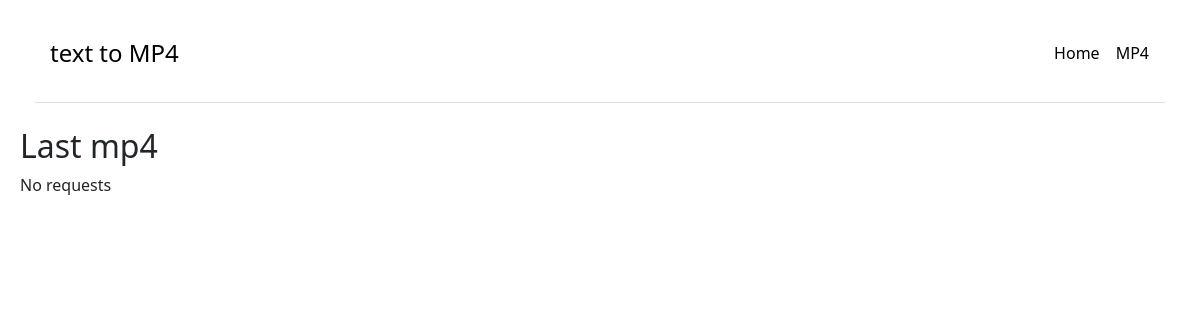
/, run on an earlier commit of the app's database.
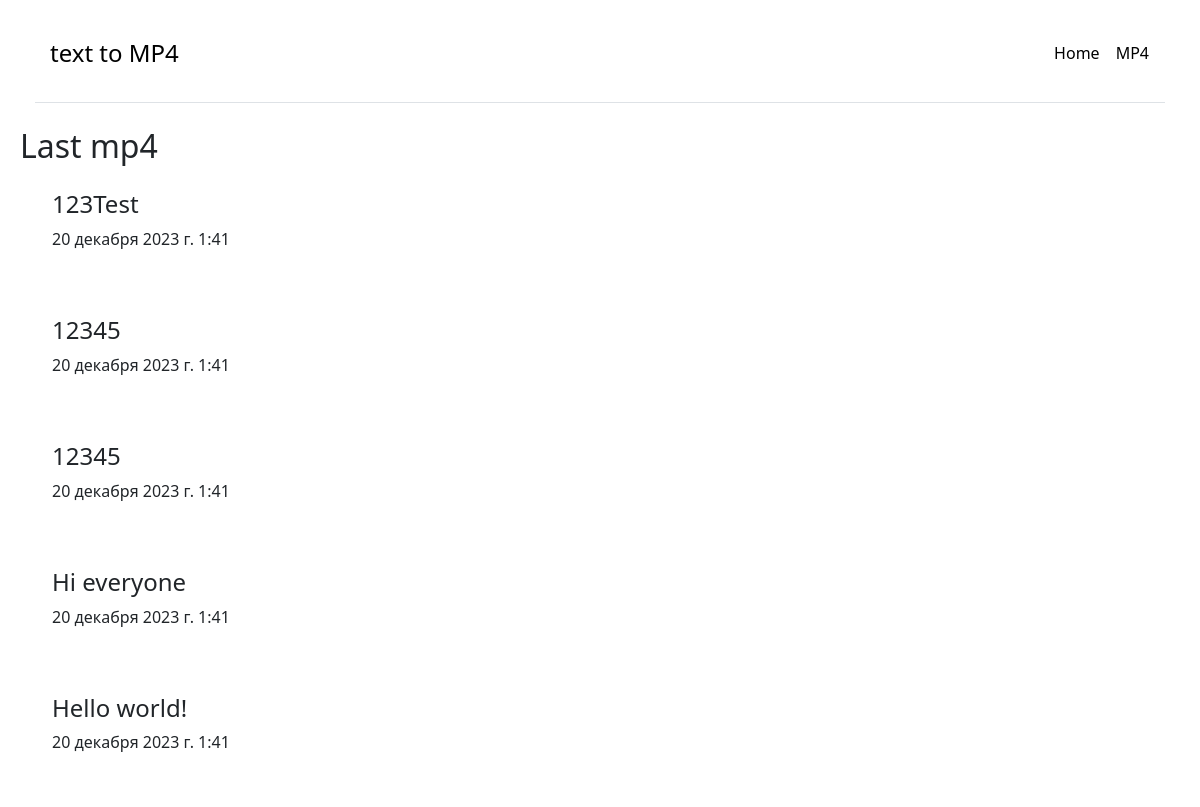
And on a later commit of the database.
### main/models.py (models this page shows, shortened)
class Videos(models.Model):
    word = models.TextField('Request')
    date = models.DateTimeField('Request time', default=datetime.now)
    class Meta:
        verbose_name = "Videos"
        verbose_name_plural = "video"

### main/views.py (the view)
# urls.py: path("", views.main),
def main(request):
    videos = Videos.objects.order_by('-id')[:10]
    return render(request,'main/main.html',{"title" : "Main page", "videos": videos})

### main/templates/main/main.html (shortened to what this page needs)
{% extends "main/base.html" %}
{%block content%}
    <h2>Last mp4</h2>
    {% if videos %}
        {% for el in videos %}
            <div class="alert alert-succeses mt-2">
                <h4>{{ el.word }}</h4>
                <p>{{ el.date }} </p>
            </div>
        {%endfor%}
    {% else %}
            <p>No requests</p>
    {% endif %}
{%endblock%}

What changed in the data, as far as the page shows it:
added Videos: word "123Test", date "20 декабря 2023 г. 1:41"
added Videos: word "12345", date "20 декабря 2023 г. 1:41"
added Videos: word "12345", date "20 декабря 2023 г. 1:41"
added Videos: word "Hi everyone", date "20 декабря 2023 г. 1:41"
added Videos: word "Hello world!", date "20 декабря 2023 г. 1:41"
Also different on the page:
text no longer shown: "No requests"
